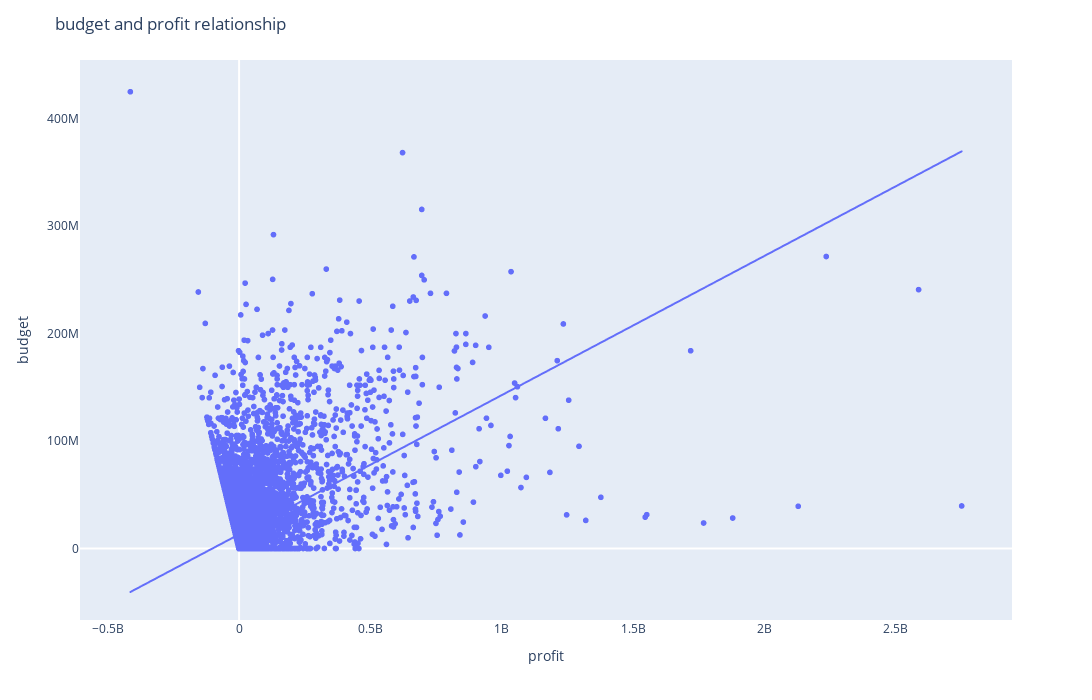

The notebook cell this image was saved under:
### Markdown cell above
### <span style='color:#191970'> Question 3. How does budget and profit for the Movies correlate? Does high budget equals high profit?

### Code cell
fig = px.scatter(df_movies ,x = 'profit', y ='budget_adj', trendline = 'ols')
fig.update_layout(title_text ='budget and profit relationship', xaxis_title = 'profit',
                  yaxis_title = 'budget')

#setting the chart properties
fig.update_layout(
    autosize=False,
    width=1100,
    height=700,)

#hiding the gridlines
fig.update_xaxes(showgrid = False)
fig.update_yaxes(showgrid = False)

fig.show()

### Figure 1 — Plotly figure (JSON) as saved in the notebook; plotly's stock layout.template omitted (floating-point values rounded to 4 significant figures; data arrays with more than 128 entries replaced by an {"elided": "..."} marker saying what was removed)
{"data": [{"hovertemplate": "profit=%{x}<br>budget_adj=%{y}<extra></extra>", "legendgroup": "", "marker": {"color": "#636efa", "symbol": "circle"}, "mode": "markers", "name": "", "showlegend": false, "type": "scattergl", "x": {"elided": "10865 float values"}, "xaxis": "x", "y": {"elided": "10865 float values"}, "yaxis": "y"}, {"hovertemplate": "<b>OLS trendline</b><br>budget_adj = 0.129572 * profit + 1.31679e+07<br>R<sup>2</sup>=0.223659<br><br>profit=%{x}<br>budget_adj=%{y} <b>(trend)</b><extra></extra>", "legendgroup": "", "marker": {"color": "#636efa", "symbol": "circle"}, "mode": "lines", "name": "", "showlegend": false, "type": "scattergl", "x": {"elided": "10865 float values"}, "xaxis": "x", "y": {"elided": "10865 float values"}, "yaxis": "y"}], "layout": {"autosize": false, "height": 700, "legend": {"tracegroupgap": 0}, "margin": {"t": 60}, "title": {"text": "budget and profit relationship"}, "width": 1100, "xaxis": {"anchor": "y", "domain": [0, 1], "showgrid": false, "title": {"text": "profit"}}, "yaxis": {"anchor": "x", "domain": [0, 1], "showgrid": false, "title": {"text": "budget"}}}}
